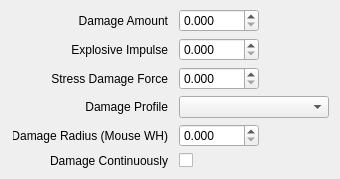
<?xml version="1.0" encoding="UTF-8"?>
<ui version="4.0">
 <class>DefaultDamagePanel</class>
 <widget class="QWidget" name="DefaultDamagePanel">
  <property name="geometry">
   <rect>
    <x>0</x>
    <y>0</y>
    <width>340</width>
    <height>176</height>
   </rect>
  </property>
  <property name="sizePolicy">
   <sizepolicy hsizetype="Fixed" vsizetype="Preferred">
    <horstretch>0</horstretch>
    <verstretch>0</verstretch>
   </sizepolicy>
  </property>
  <property name="minimumSize">
   <size>
    <width>340</width>
    <height>0</height>
   </size>
  </property>
  <property name="maximumSize">
   <size>
    <width>340</width>
    <height>16777215</height>
   </size>
  </property>
  <property name="windowTitle">
   <string>Form</string>
  </property>
  <property name="layoutDirection">
   <enum>Qt::LeftToRight</enum>
  </property>
  <layout class="QGridLayout" name="gridLayout">
   <property name="leftMargin">
    <number>4</number>
   </property>
   <property name="topMargin">
    <number>9</number>
   </property>
   <property name="rightMargin">
    <number>0</number>
   </property>
   <property name="horizontalSpacing">
    <number>2</number>
   </property>
   <item row="0" column="1">
    <widget class="QDoubleSpinBox" name="spinBoxDamageAmount">
     <property name="minimumSize">
      <size>
       <width>80</width>
       <height>0</height>
      </size>
     </property>
     <property name="maximumSize">
      <size>
       <width>80</width>
       <height>16777215</height>
      </size>
     </property>
     <property name="decimals">
      <number>3</number>
     </property>
    </widget>
   </item>
   <item row="0" column="0">
    <widget class="QLabel" name="labelDamageAmount">
     <property name="sizePolicy">
      <sizepolicy hsizetype="Fixed" vsizetype="Preferred">
       <horstretch>0</horstretch>
       <verstretch>0</verstretch>
      </sizepolicy>
     </property>
     <property name="minimumSize">
      <size>
       <width>155</width>
       <height>0</height>
      </size>
     </property>
     <property name="maximumSize">
      <size>
       <width>155</width>
       <height>16777215</height>
      </size>
     </property>
     <property name="text">
      <string>Damage Amount</string>
     </property>
     <property name="alignment">
      <set>Qt::AlignRight|Qt::AlignTrailing|Qt::AlignVCenter</set>
     </property>
    </widget>
   </item>
   <item row="2" column="1">
    <widget class="QDoubleSpinBox" name="spinBoxStressDamageForce">
     <property name="minimumSize">
      <size>
       <width>80</width>
       <height>0</height>
      </size>
     </property>
     <property name="maximumSize">
      <size>
       <width>80</width>
       <height>16777215</height>
      </size>
     </property>
     <property name="decimals">
      <number>3</number>
     </property>
    </widget>
   </item>
   <item row="4" column="1">
    <widget class="QDoubleSpinBox" name="spinBoxDamageRadius">
     <property name="minimumSize">
      <size>
       <width>80</width>
       <height>0</height>
      </size>
     </property>
     <property name="maximumSize">
      <size>
       <width>80</width>
       <height>16777215</height>
      </size>
     </property>
     <property name="decimals">
      <number>3</number>
     </property>
    </widget>
   </item>
   <item row="4" column="0">
    <widget class="QLabel" name="labelDamageRadius">
     <property name="sizePolicy">
      <sizepolicy hsizetype="Fixed" vsizetype="Preferred">
       <horstretch>0</horstretch>
       <verstretch>0</verstretch>
      </sizepolicy>
     </property>
     <property name="minimumSize">
      <size>
       <width>155</width>
       <height>0</height>
      </size>
     </property>
     <property name="maximumSize">
      <size>
       <width>155</width>
       <height>16777215</height>
      </size>
     </property>
     <property name="text">
      <string>Damage Radius (Mouse WH)</string>
     </property>
     <property name="alignment">
      <set>Qt::AlignRight|Qt::AlignTrailing|Qt::AlignVCenter</set>
     </property>
    </widget>
   </item>
   <item row="2" column="0">
    <widget class="QLabel" name="labelStressDamageForce">
     <property name="sizePolicy">
      <sizepolicy hsizetype="Fixed" vsizetype="Preferred">
       <horstretch>0</horstretch>
       <verstretch>0</verstretch>
      </sizepolicy>
     </property>
     <property name="minimumSize">
      <size>
       <width>155</width>
       <height>0</height>
      </size>
     </property>
     <property name="maximumSize">
      <size>
       <width>155</width>
       <height>16777215</height>
      </size>
     </property>
     <property name="text">
      <string>Stress Damage Force</string>
     </property>
     <property name="alignment">
      <set>Qt::AlignRight|Qt::AlignTrailing|Qt::AlignVCenter</set>
     </property>
    </widget>
   </item>
   <item row="3" column="0">
    <widget class="QLabel" name="labelDamageProfile">
     <property name="sizePolicy">
      <sizepolicy hsizetype="Fixed" vsizetype="Preferred">
       <horstretch>0</horstretch>
       <verstretch>0</verstretch>
      </sizepolicy>
     </property>
     <property name="minimumSize">
      <size>
       <width>155</width>
       <height>0</height>
      </size>
     </property>
     <property name="maximumSize">
      <size>
       <width>155</width>
       <height>16777215</height>
      </size>
     </property>
     <property name="text">
      <string>Damage Profile</string>
     </property>
     <property name="alignment">
      <set>Qt::AlignRight|Qt::AlignTrailing|Qt::AlignVCenter</set>
     </property>
    </widget>
   </item>
   <item row="1" column="0">
    <widget class="QLabel" name="labelExplosiveImpulse">
     <property name="sizePolicy">
      <sizepolicy hsizetype="Fixed" vsizetype="Preferred">
       <horstretch>0</horstretch>
       <verstretch>0</verstretch>
      </sizepolicy>
     </property>
     <property name="minimumSize">
      <size>
       <width>155</width>
       <height>0</height>
      </size>
     </property>
     <property name="maximumSize">
      <size>
       <width>155</width>
       <height>16777215</height>
      </size>
     </property>
     <property name="text">
      <string>Explosive Impulse</string>
     </property>
     <property name="alignment">
      <set>Qt::AlignRight|Qt::AlignTrailing|Qt::AlignVCenter</set>
     </property>
    </widget>
   </item>
   <item row="3" column="1">
    <widget class="QComboBox" name="comboBoxDamageProfile">
     <property name="minimumSize">
      <size>
       <width>150</width>
       <height>0</height>
      </size>
     </property>
     <property name="maximumSize">
      <size>
       <width>150</width>
       <height>16777215</height>
      </size>
     </property>
    </widget>
   </item>
   <item row="1" column="1">
    <widget class="QDoubleSpinBox" name="spinBoxExplosiveImpulse">
     <property name="minimumSize">
      <size>
       <width>80</width>
       <height>0</height>
      </size>
     </property>
     <property name="maximumSize">
      <size>
       <width>80</width>
       <height>16777215</height>
      </size>
     </property>
     <property name="decimals">
      <number>3</number>
     </property>
     <property name="maximum">
      <double>999.990000000000009</double>
     </property>
    </widget>
   </item>
   <item row="5" column="0">
    <widget class="QLabel" name="labelDamageContinuously">
     <property name="sizePolicy">
      <sizepolicy hsizetype="Fixed" vsizetype="Preferred">
       <horstretch>0</horstretch>
       <verstretch>0</verstretch>
      </sizepolicy>
     </property>
     <property name="minimumSize">
      <size>
       <width>155</width>
       <height>0</height>
      </size>
     </property>
     <property name="maximumSize">
      <size>
       <width>155</width>
       <height>16777215</height>
      </size>
     </property>
     <property name="text">
      <string>Damage Continuously</string>
     </property>
     <property name="alignment">
      <set>Qt::AlignRight|Qt::AlignTrailing|Qt::AlignVCenter</set>
     </property>
    </widget>
   </item>
   <item row="5" column="1">
    <widget class="QCheckBox" name="checkBoxDamageContinuously">
     <property name="text">
      <string/>
     </property>
    </widget>
   </item>
  </layout>
 </widget>
 <tabstops>
  <tabstop>spinBoxDamageAmount</tabstop>
  <tabstop>spinBoxExplosiveImpulse</tabstop>
  <tabstop>spinBoxStressDamageForce</tabstop>
  <tabstop>comboBoxDamageProfile</tabstop>
  <tabstop>spinBoxDamageRadius</tabstop>
  <tabstop>checkBoxDamageContinuously</tabstop>
 </tabstops>
 <resources/>
 <connections/>
</ui>
